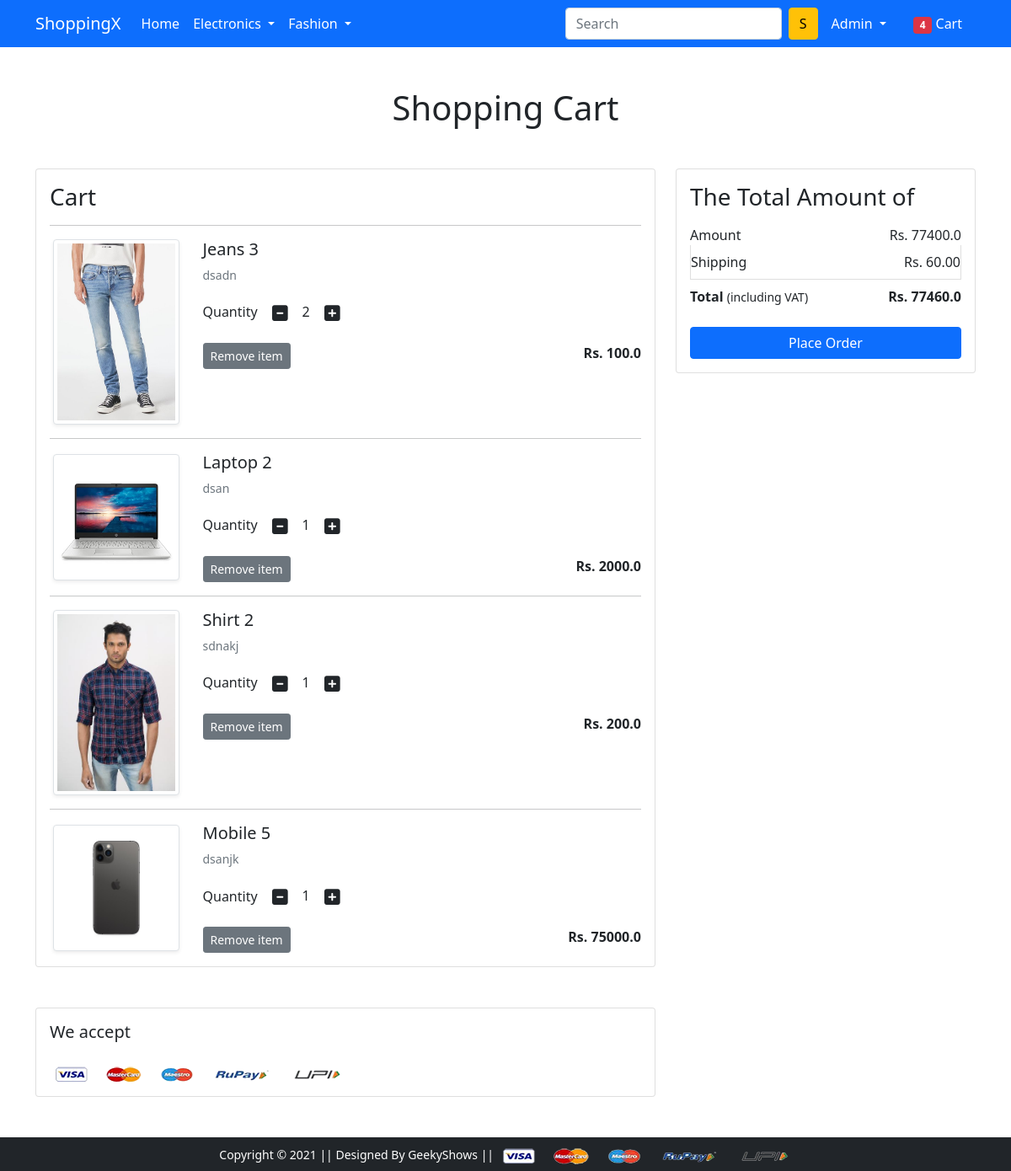
The app's page /cart/ (signed in), older data.
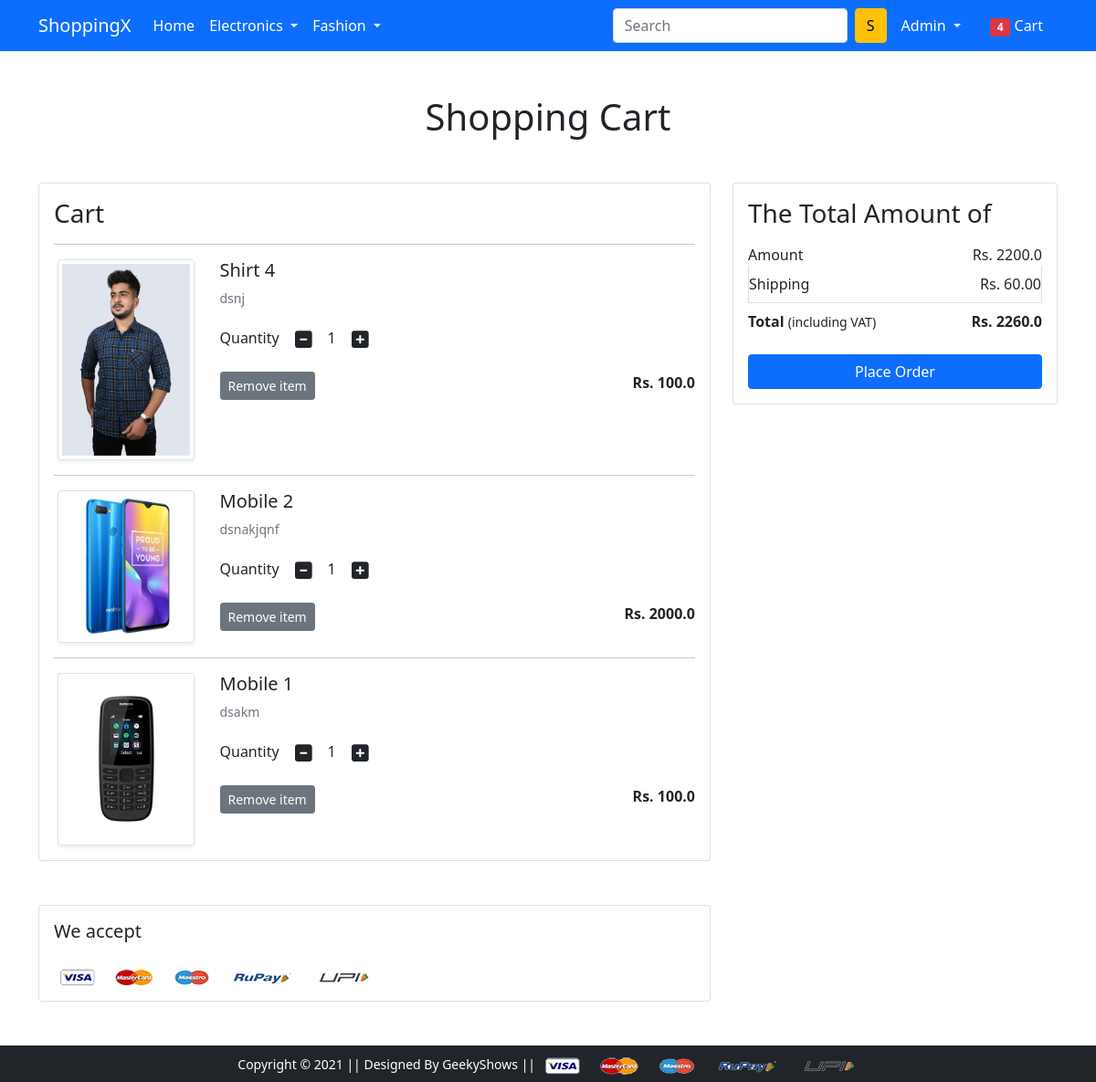
The same page, newer data.
### app/models.py (models this page shows, shortened)
class Cart(models.Model):
    user=models.ForeignKey(User,on_delete=models.CASCADE)
    product=models.ForeignKey(Product,on_delete=models.CASCADE)
    quantity=models.PositiveIntegerField(default=1)

class Product(models.Model):
    title=models.CharField(max_length=100)
    selling_price=models.FloatField()
    discounted_price=models.FloatField()
    description=models.TextField()
    brand=models.CharField(max_length=100)
    category=models.CharField(choices=CATEGORY_CHOICES,max_length=2)
    product_image=models.ImageField(upload_to='productimg')

### app/views.py (the view)
# urls.py: path('cart/', views.show_cart, name='showcart'),
@login_required
def show_cart(request):
    if request.user.is_authenticated:
        user=request.user
        cart=Cart.objects.filter(user=user)
        amount=0.0
        shipping_amount=60.0
        total_amount=0.0
        cart_product=[p for p in Cart.objects.all() if p.user==user]
        if cart_product:
            for p in cart_product:
                tempamount=(p.quantity * p.product.discounted_price)
                amount += tempamount
                totalamount=amount + shipping_amount
            return render(request, 'app/addtocart.html',{'carts':cart,'totalamount':totalamount,'amount':amount})
        else:
            return render(request,'app/emptycart.html')

### app/templates/app/addtocart.html (shortened to what this page needs)
{% extends 'app/base.html' %}
{% load static %}
{% block main-content %}
<div class="container my-5">
 <div class="row">
  <h1 class="text-center mb-5">Shopping Cart</h1>
  <div class="col-sm-8">
  <div class="card">
   <div class="card-body">
    <h3>Cart</h3>
    {% for cart in carts %}
    <hr>
    <div class="row">
     <div class="col-sm-3 text-center align-self-center"><img src="{{cart.product.product_image.url}}" alt="" srcset="" class="img-fluid img-thumbnail shadow-sm" height="150" width="150"> </div>
     <div class="col-sm-9">
      <div>
       <h5>{{cart.product.title}}</h5>
       <p class="mb-2 text-muted small">{{cart.product.description}}</p>
       <div class="my-3">
        <label for="quantity">Quantity</label>
        <a class="minus-cart btn" pid="{{cart.product.id}}"><i class="fas fa-minus-square fa-lg"></i></a>
          <span id="quantity">{{cart.quantity}}</span>
        <a class="plus-cart btn" pid="{{cart.product.id}}"><i class="fas fa-plus-square fa-lg"></i></a>
       </div>
       <div class="d-flex justify-content-between">
        <a href="#" class="btn btn-sm btn-secondary mr-3 remove-cart" pid="{{cart.product.id}}">Remove item </a>
        <p class="mb-0"><span><strong>Rs. {{cart.product.discounted_price}}</strong></span></p>
       </div>
      </div>
     </div>
    </div>
    {% endfor %}
   </div>
   </div>
  </div>
  <div class="col-sm-4">
   <div class="card">
    <div class="card-body">
      <h3>The Total Amount of</h3>
      <ul class="list-group">
       <li class="list-group-item d-flex justify-content-between align-items-center border-0 px-0 pb-0">Amount<span>Rs. <span id="amount">{{amount}}</span></span></li>
       <li class="list-group-item d-flex justify-content-between align-items-center px-0">Shipping<span>Rs. 60.00</span></li>
       <li class="list-group-item d-flex justify-content-between align-items-center border-0 px-0 mb-3">
        <div>
           <strong>Total</strong> <small>(including VAT)</small>
         </div>
         <span><strong>Rs. <strong id="totalamount">{{totalamount}}</strong></strong></span>
       </li>
      </ul>
      <div class="d-grid"><a href="{% url 'checkout' %}" class="btn btn-primary">Place Order</a></div>
    </div>
   </div>
  </div>
 </div>
</div>
<div class="container">
 <div class="row">
  <div class="col-sm-8">
   <div class="card">
    <div class="card-body">
      <h5 class="mb-4">We accept</h5>
      <img src="{% static 'app/images/payment.png' %}" alt="" class="img-fluid">
    </div>
  </div>
  </div>
 </div>
</div>
{% endblock main-content %}

Row changes from the older to the newer data that the page shows:
removed Cart: product.product_image (picture), product "Jeans 3", product.description "dsadn", quantity "2", product.discounted_price "100.0"
removed Cart: product.product_image (picture), product "Laptop 2", product.description "dsan", quantity "1", product.discounted_price "2000.0"
removed Cart: product.product_image (picture), product "Shirt 2", product.description "sdnakj", quantity "1", product.discounted_price "200.0"
removed Cart: product.product_image (picture), product "Mobile 5", product.description "dsanjk", quantity "1", product.discounted_price "75000.0"
added Cart: product.product_image (picture), product "Shirt 4", product.description "dsnj", quantity "1", product.discounted_price "100.0"
added Cart: product.product_image (picture), product "Mobile 2", product.description "dsnakjqnf", quantity "1", product.discounted_price "2000.0"
added Cart: product.product_image (picture), product "Mobile 1", product.description "dsakm", quantity "1", product.discounted_price "100.0"
Text that changed along with them:
{{ amount }}: "77400.0" → "2200.0"
{{ totalamount }}: "77460.0" → "2260.0"
